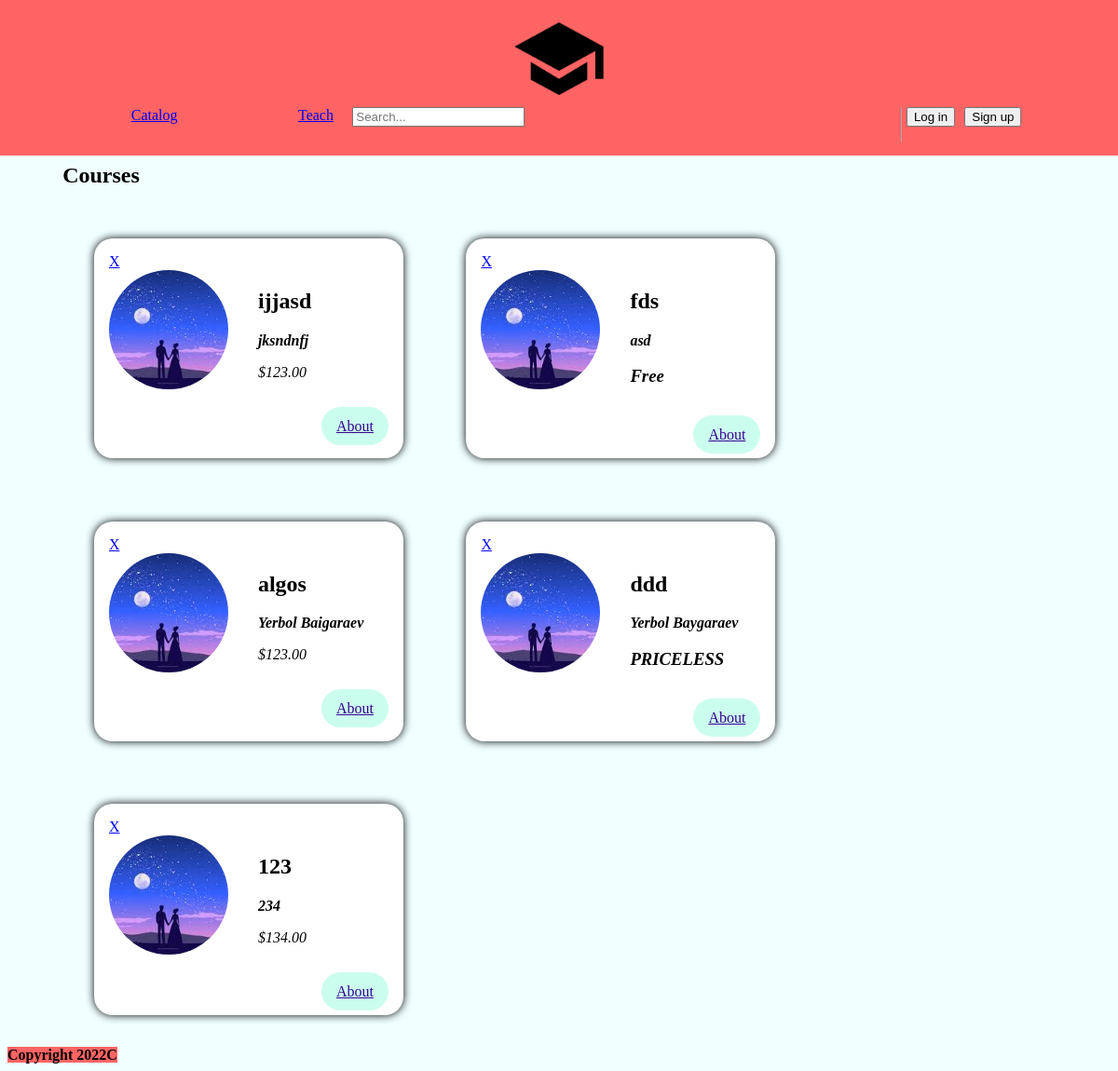
The app's page /, older data.
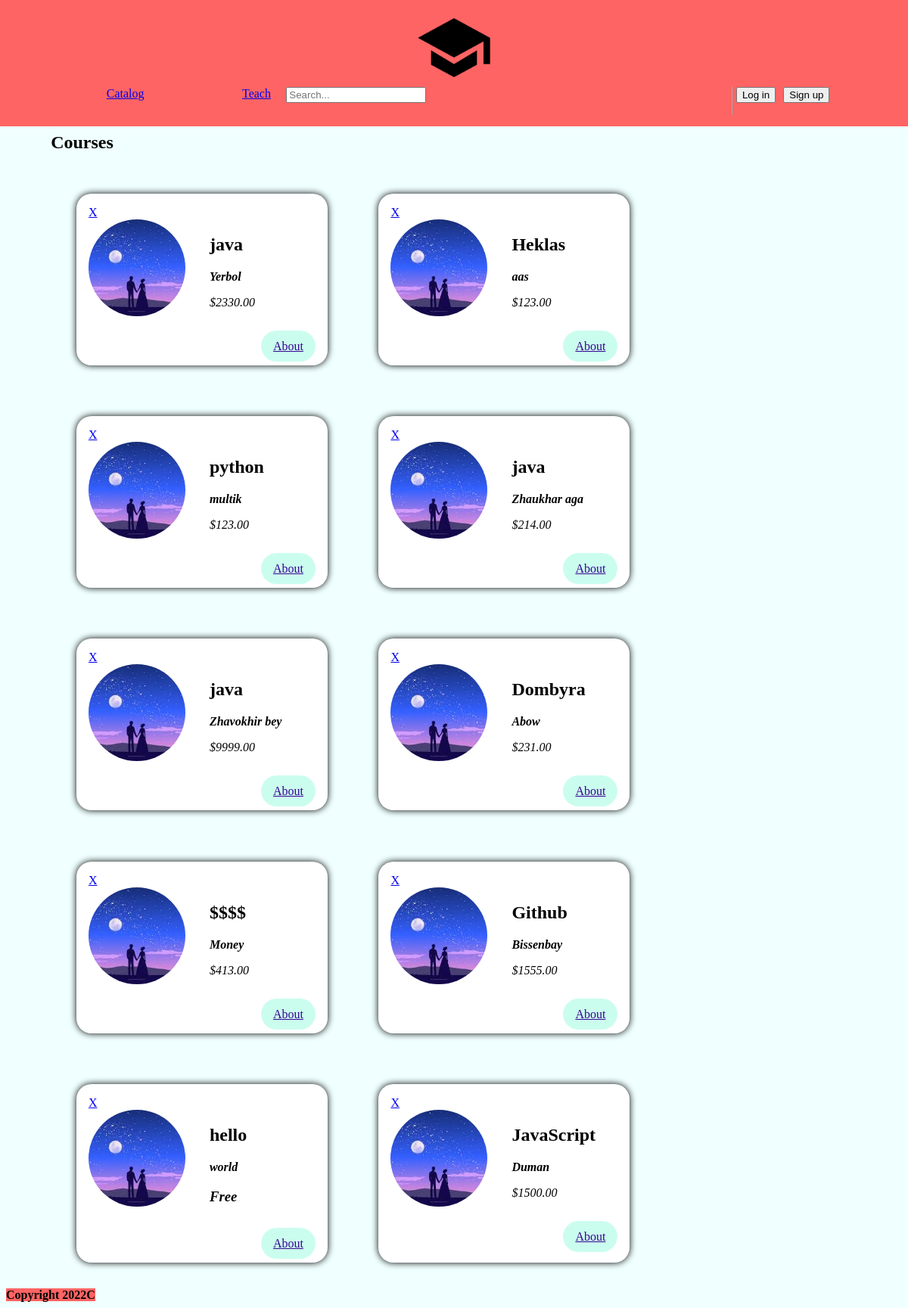
The same page, newer data.
### main/models.py (models this page shows, shortened)
class Course(models.Model):
    coursename = models.CharField(max_length=256, null=False)
    teacher = models.CharField(max_length=32, null=False)
    price = models.DecimalField(max_digits=8, decimal_places=2)

### main/views.py (the view)
# urls.py: path('' , views.course , name = 'course'),
def course(request):
    courses = Course.objects.all()
    return render(request , 'main/Card.html',{
        'courses':courses,
    })

### main/templates/main/Card.html
{% include 'main/header.html' %}
{% load static %}
{% block card %}
     <main>
        <section>
            <h2>Courses</h2>
            <ol>
                {% for course in courses %}
                    <li class="meetup-item">
                        <article>
                            <a href="{% url 'delete'  courseid=course.id %}">X</a>
                            <div class="meetup-summary">
                                <div class="meetup-image">
                                    <img src="{%static 'main/img.jpeg'%}" , alt="src">
                                </div>
                                <div class="meetup-details">
                                    <h2>{{ course.coursename }}</h2>
                                    <address>
                                        <strong>{{ course.teacher }}</strong>
                                            {% if  course.teacher  == 'Yerbol Baygaraev' %}
                                                <h1>PRICELESS</h1>
                                            {% elif  course.teacher  == 'Bissenbay Dauletbaev' %}
                                                <h1>PRICELESS</h1>
                                            {% elif course.price == 0 %}
                                                <h1>Free</h1>
                                            {% else %}
                                                <p>${{ course.price }}</p>
                                            {% endif %}
                                    </address>
                                </div>
                            </div>
                            <div class="meetup-actions">
                                <a href="{{course.pk}}" class="btn">
                                About
                                </a>
                            </div>
                        </article>
                    </li>
                {% endfor %}
            </ol>
        </section>
    </main>
{% endblock %}
{% include 'main/Footer.html' %}

### main/templates/main/header.html (shortened to what this page needs)
{% extends 'main/test.html' %} {% load static %} {% block header %}
<nav class="nav" style="margin: -1%">
    <span>
        <a  href="/html/"><img class="logo" src=" {% static 'main/logo.png' %} "></a>
    <ol>
        <li><a href="/">Catalog</a></li>
        <li><a href="/teach/">Teach</a></li>
        <form action="{% url 'searching' %}" method="post">
        <li><input type="search" placeholder="Search..." name = 'name'></li>
        </form>
        {% if request.user.is_authenticated %}
            <li class="lgin"> <a id ='usr' href=""><button>{{ request.user.username }}</button></a></li>
            <li class="reg"> <a href="{% url 'logout' %}"><button>logout</button> </a></li>
        {% else %}
            <li class="lgin"> <a href="/teach/login"><button>Log in</button></a></li>
            <li class="reg"> <a href="/teach/test"><button>Sign up</button> </a></li>
        {% endif %}
    </ol>
    </span>
</nav>
{% endblock %}

### main/templates/main/test.html (shortened to what this page needs)
{% load static %}
<html lang="en">
<head>
    <link rel="stylesheet" type="text/css" href="{% static 'main/test.css' %}">
    <link rel="stylesheet" type="text/css" href="{% static 'main/header.css' %}">
</head>
<body>
    {% block header %}{% endblock %}
</body>
</html>

### main/templates/main/Footer.html
{% block footer %}
    <footer>
    <strong style="background-color: #ff6464; width: 100%; height: 100px">Copyright 2022C</strong>
    </footer>
{% endblock %}

### main/static/main/test.css (style rules this page uses)
body { background-color: azure; }
section { max-width: 100%; margin-left: 5% ; }
ol { list-style: none; margin: 0; padding: 0; display: flex; flex-wrap: wrap; }
.meetup-item { margin: 3%; background-color: white; box-shadow: 0 0 10px black; padding: 1em; color: black; border-radius: 20px; min-width: 300px; }
.meetup-summary { display: flex; align-items: flex-start; }
.meetup-image { margin-right: 2rem; }
.meetup-image img { width: 8rem; height: 8rem; object-fit: cover; border-radius: 50%; }
.meetup-details address { font-style: italic; }
.meetup-actions { margin-top: 1.5rem; text-align: right; }
.meetup-actions .btn { background-color: #cbfdef; border-color: #cb82fb; color: #350490; padding: 0.75rem 1rem; border-radius: 100px; }

### main/static/main/header.css (style rules this page uses)
.logo { width: 104px; }
.nav { padding: 15px; text-align: center; background-color: #ff6464; }
.reg { margin-left: 10px; }
a { margin-top: 10px; }
li { margin-top: 0; margin-left: 11%; }
.lgin { margin-left: 5px; }

Row changes from the older to the newer data that the page shows:
removed Course: coursename "ijjasd", teacher "jksndnfj", price "123.00"
removed Course: coursename "fds", teacher "asd", price "Free"
removed Course: coursename "algos", teacher "Yerbol Baigaraev", price "123.00"
removed Course: coursename "ddd", teacher "Yerbol Baygaraev", shows "PRICELESS"
removed Course: coursename "123", teacher "234", price "134.00"
added Course: coursename "java", teacher "Yerbol", price "2330.00"
added Course: coursename "Heklas", teacher "aas", price "123.00"
added Course: coursename "python", teacher "multik", price "123.00"
added Course: coursename "java", teacher "Zhaukhar aga", price "214.00"
added Course: coursename "java", teacher "Zhavokhir bey", price "9999.00"
added Course: coursename "Dombyra", teacher "Abow", price "231.00"
added Course: coursename "$$$$", teacher "Money", price "413.00"
added Course: coursename "Github", teacher "Bissenbay", price "1555.00"
added Course: coursename "hello", teacher "world", price "Free"
added Course: coursename "JavaScript", teacher "Duman", price "1500.00"
